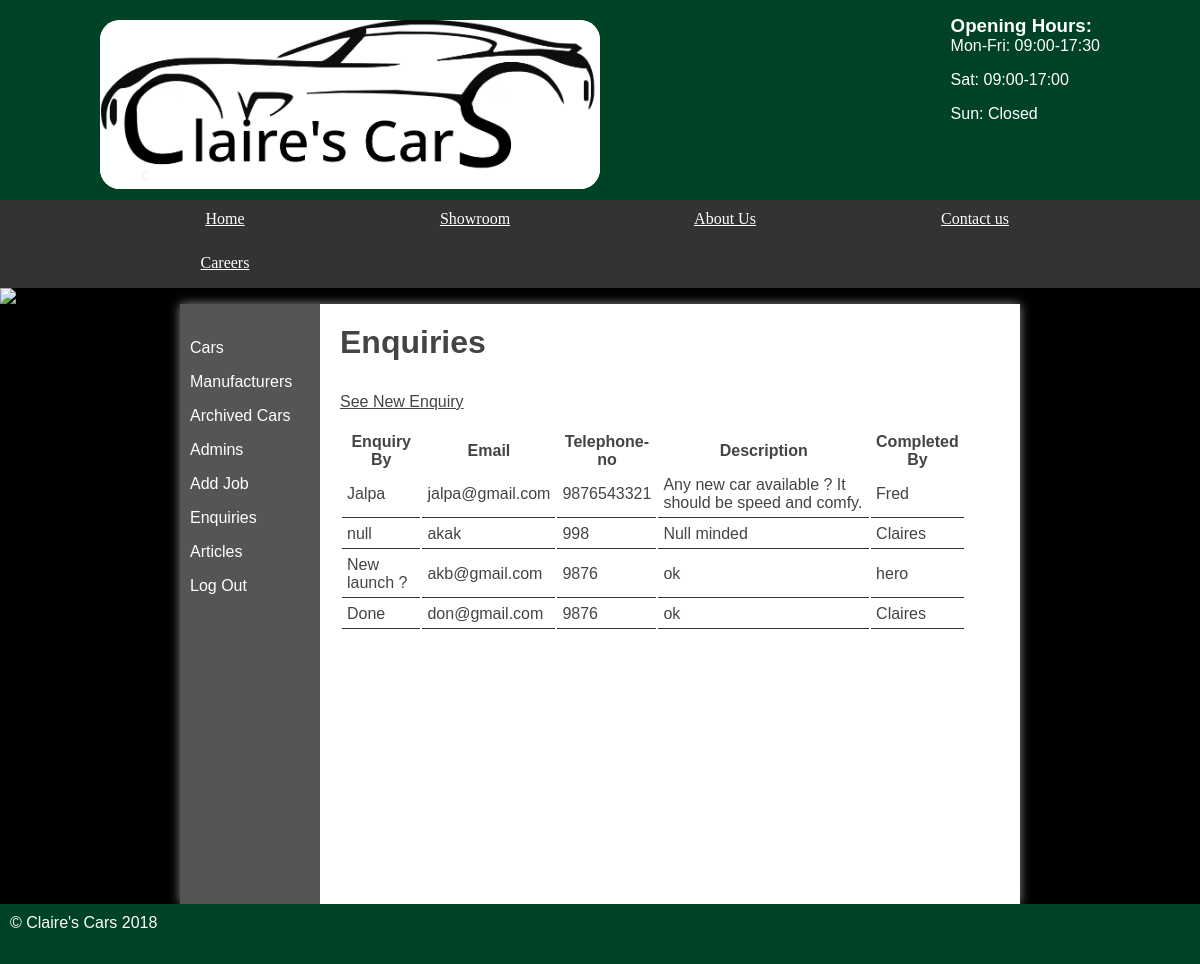
Page /default/public/index.php?page=previousEnquiries (signed in) on the committed database.
### tables this page shows
CREATE TABLE `enquiries` (
  `id` int(11) NOT NULL AUTO_INCREMENT,
  `person_name` varchar(255) NOT NULL,
  `email` varchar(255) NOT NULL,
  `telephone_no` varchar(255) NOT NULL,
  `enquiry_date` date NOT NULL,
  `enquiry` text NOT NULL,
  `completed` char(1) NOT NULL,
  `completed_by` varchar(255) NOT NULL,
  PRIMARY KEY (`id`)
);

### default/public/classes/databaseTable.php (called while the page is built, shortened)
<?php
class databaseTable{
    private $table;
    private $pdo;
	public function __construct($table,$primaryKey,$pdo) {
		$this->table = $table;
        $this->pdo = $pdo;
	}
    function find($field, $value){
        $query = $this->pdo->prepare('SELECT * FROM ' .$this->table. ' WHERE ' .$field. ' =:value');
        $key = [
            'value' => $value
        ];
        $query->execute($key);
        return $query->fetchAll();
    }
}

### default/public/webControllers/adminController.php (called while the page is built, shortened)
<?php
class adminController{
    private $enquiry_table;
    public function __construct($cars, $manufacturer, $users, $article, $enquiry){
        $this->enquiry_table = $enquiry;
    }
    public function previousEnquiries(){
        $enquiry = $this->enquiry_table->find('completed','Y');
        return [
            'template' => 'admin/enquiries.html.php',
            'title' => 'Claires\'s Cars - Admin Previous Enquiry Page',
            'variables' => [
                'enquiriesData' => $enquiry,
                'previousEnquiryPage' => true
            ]
        ];
    }
}
?>

### default/public/templates/admin/enquiries.html.php (the view)
<section class="right">
    <?php
    if (isset($_SESSION['loggedin']) && $_SESSION['loggedin'] == true) {
        ?>
        <h2>Enquiries</h2>
        <?php
        if($previousEnquiryPage){
            echo '<a class="new" href="?page=enquiries">See New Enquiry</a>';
        }else{
            echo '<a class="new" href="?page=previousEnquiries">See previous Enquiry</a>';
        }
        ?>
         <table>
            <thead>
                <tr>
                    <th >Enquiry By</th>
                    <th>Email</th>
                    <th style="width: 10%">Telephone-no</th>
                    <th>Description</th>
                    <?php
                    if($previousEnquiryPage){
                     echo '<th>Completed By</th>';
                    }?>
                    <th style="width: 5%">&nbsp;</th>
                </tr>
                <?php
                foreach ($enquiriesData as $enquiry) {
                ?>
                <tr>
                    <td><?= $enquiry['person_name'] ?> </td>
                    <td><?= $enquiry['email'] ?> </td>
                    <td><?= $enquiry['telephone_no'] ?> </td>
                    <td><?= $enquiry['enquiry'] ?> </td>
                    <?php
                    if($enquiry['completed'] == 'N'){
                    ?>
                        <td>
                        <form method="post">
                            <input type="hidden" name="enquiryId" value="<?= $enquiry['id']?>"/>
                            <input type="submit" name="submit" value="Mark Complete" />
					    </form>
                    </td>
                    <?php
                    }else{
                        echo'<td>'. $enquiry['completed_by'] .'</td>';
                    }
                    ?>
                </tr>
                <?php
                }
                ?>
            </thead>
        </table>
    <?php
    }
    else {
        header("Location:/?page=admin");
    }
    ?>
    </section>

### default/public/styles.css (style rules this page uses)
* { margin: 0; padding: 0; }
html { font-family: 'Oxygen-Regular', verdana, sans-serif; }
body { background-color: #000; }
main h2 { font-size:2em; }
p, li, h2 { margin-bottom: 1em; }
section a { color: #444; }
table { width: 100%; margin-top: 20px; }
td { padding: 5px; border-bottom: 1px solid #333; }
.stock .products, .admin .right { display: table-cell; padding: 20px; }
.right { padding: 20px; }

### rows in the picture
enquiries: person_name "Jalpa", email "jalpa@gmail.com", telephone_no "9876543321", enquiry "Any new car available ? It should be speed and comfy.", completed_by "Fred"
enquiries: person_name "null", email "akak", telephone_no "998", enquiry "Null minded", completed_by "Claires"
enquiries: person_name "New launch ?", email "akb@gmail.com", telephone_no "9876", enquiry "ok", completed_by "hero"
enquiries: person_name "Done", email "don@gmail.com", telephone_no "9876", enquiry "ok", completed_by "Claires"
